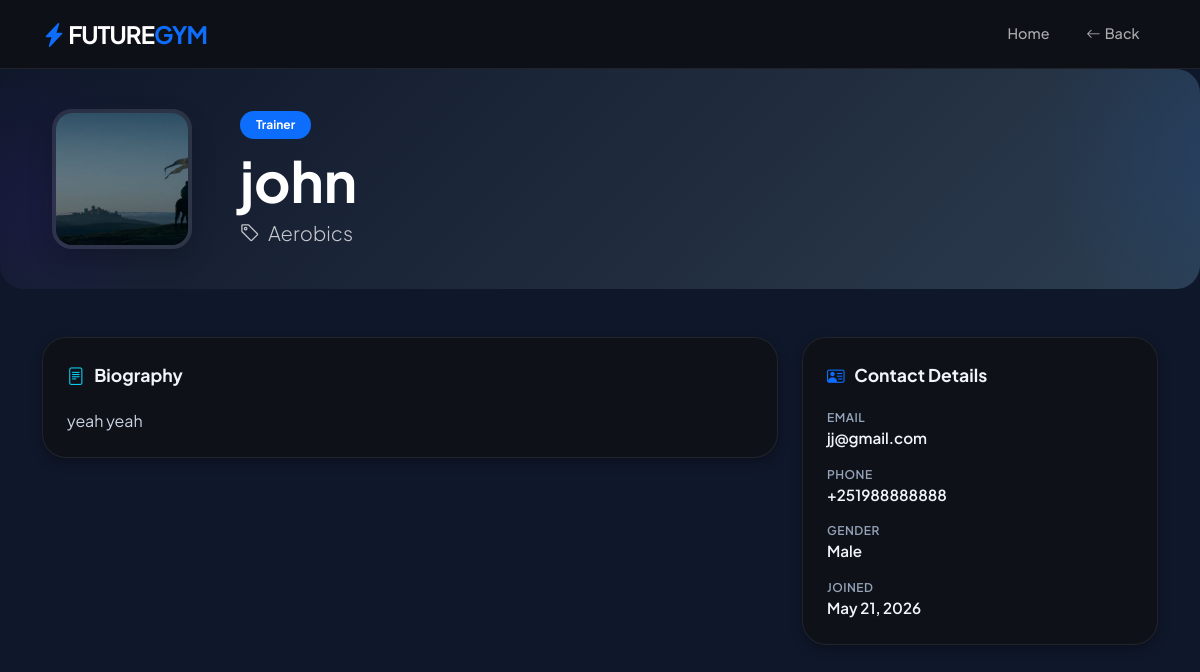
The page /detail/john on the database its author committed.
### news/models.py (models this page shows, shortened)
class names(models.Model):
    ROLE_TRAINER = 'trainer'
    ROLE_TRAINEE = 'trainee'
    ROLE_CHOICES = [
        (ROLE_TRAINER, 'Trainer'),
        (ROLE_TRAINEE, 'Trainee'),
    ]
    GENDER_MALE = 'male'
    GENDER_FEMALE = 'female'
    GENDER_CHOICES = [
        (GENDER_MALE, 'Male'),
        (GENDER_FEMALE, 'Female'),
    ]
    name=models.CharField(max_length=40,null=True)
    email=models.EmailField(max_length=254,null=True,blank=True)
    phone_number=models.CharField(max_length=20,null=True,blank=True)
    detail=models.CharField(max_length=500, blank=True)
    date= models.DateTimeField(auto_now_add=True)
    image=models.ImageField(null=True,blank=True)
    role=models.CharField(max_length=10, choices=ROLE_CHOICES, default=ROLE_TRAINEE)
    gender=models.CharField(max_length=10, choices=GENDER_CHOICES, null=True, blank=True)
    trainer=models.ForeignKey(User,on_delete=models.SET_NULL,related_name='trainees',null=True, blank=True)
    preferred_trainer=models.ForeignKey(User,on_delete=models.SET_NULL,related_name='preferred_by',null=True, blank=True)
    category=models.ForeignKey(Category,on_delete=models.SET_NULL,null=True, blank=True)

class Category(models.Model):
    name=models.CharField(max_length=500)
    description=models.TextField(blank=True, null=True, help_text='Description shown on category catalog pages')

### news/views.py (the view, shortened to what this page needs)
# urls.py: path('detail/<str:name>',detail,name='detail_url'),
def detail(request, name):
    member = get_object_or_404(names, name=name)
    is_admin_or_trainer = request.user.is_authenticated and (
        request.user.is_superuser or (
            hasattr(request.user, 'profile') and request.user.profile.role == UserProfile.ROLE_TRAINER
        )
    )
    is_assigned_trainer = request.user.is_authenticated and (
        member.trainer == request.user
    )
    is_trainee_of_trainer = False
    if request.user.is_authenticated and member.role == names.ROLE_TRAINER:
        trainer_user = User.objects.filter(email=member.email).first()
        if trainer_user:
            is_trainee_of_trainer = names.objects.filter(
                email=request.user.email, role=names.ROLE_TRAINEE, trainer=trainer_user
            ).exists()
    body_metrics = []
    bmi_progress = None
    medical_info = None
    target_user = None
    attendance_logs = []
    if request.user.is_authenticated and (is_assigned_trainer or request.user.is_superuser):
        attendance_logs = AttendanceLog.objects.filter(member=member).select_related('checked_in_by').order_by('-check_in')[:20]
    existing_rating = None
    if is_trainee_of_trainer and member.role == names.ROLE_TRAINER:
        trainee_record = names.objects.filter(email=request.user.email, role=names.ROLE_TRAINEE).first()
        if trainee_record:
            existing_rating = TrainerRating.objects.filter(trainee=trainee_record, trainer=member).first()
    is_viewing_own_profile = False
    trainer_rating_stats = None
    return render(request, 'detail.html', {
        'name': member,
        'is_admin_or_trainer': is_admin_or_trainer,
        'is_assigned_trainer': is_assigned_trainer,
        'is_trainee_of_trainer': is_trainee_of_trainer,
        'is_viewing_own_profile': is_viewing_own_profile,
        'trainer_rating_stats': trainer_rating_stats,
        'existing_rating': existing_rating,
        'body_metrics': body_metrics,
        'bmi_progress': bmi_progress,
        'medical_info': medical_info,
        'attendance_logs': attendance_logs,
    })

### news/templates/detail.html (shortened to what this page needs)
{% extends 'base.html' %}
{% block navbar %}
<nav class="navbar navbar-expand-lg navbar-dark sticky-top">
    <div class="container">
        <a class="navbar-brand fw-bold fs-4" href="{% url 'home_url' %}">
            <i class="bi bi-lightning-charge-fill text-primary"></i> FUTURE<span class="text-primary">GYM</span>
        </a>
        <div class="collapse navbar-collapse" id="navbarNav">
            <ul class="navbar-nav ms-auto align-items-center">
                <li class="nav-item"><a class="nav-link" href="{% url 'home_url' %}">Home</a></li>
                <li class="nav-item"><a class="nav-link" href="javascript:history.back()"><i class="bi bi-arrow-left me-1"></i>Back</a></li>
            </ul>
        </div>
    </div>
</nav>
{% endblock %}
{% block content %}
<header class="gradient-header">
    <div class="container">
        <div class="row align-items-center">
            <div class="col-md-auto mb-3 mb-md-0 text-center text-md-start">
                {% if name.image %}
                    <img src="{{ name.image.url }}" class="profile-img" alt="{{ name.name }}">
                {% else %}
                    <div class="profile-img d-flex align-items-center justify-content-center bg-secondary text-white">
                        <i class="bi bi-person fs-1"></i>
                    </div>
                {% endif %}
            </div>
            <div class="col-md ms-md-4 text-center text-md-start">
                <span class="badge bg-primary px-3 py-2 mb-2 rounded-pill">
                    {% if name.role == 'trainer' %}Trainer{% else %}Trainee{% endif %}
                </span>
                <h1 class="display-4 fw-bold mb-1">{{ name.name }}</h1>
                <p class="lead opacity-75 mb-0">
                    <i class="bi bi-tag me-2"></i>{{ name.category.name|default:'No Category' }}
                </p>
            </div>
        </div>
    </div>
</header>
<main class="container py-3">
    <div class="row">
        <div class="col-lg-4 order-lg-2">
            <div class="glass-card mb-4 fade-in fade-in-delay-1">
                <div class="section-title">
                    <i class="bi bi-person-vcard text-primary"></i> Contact Details
                </div>
                <div class="mb-3">
                    <div class="info-label">Email</div>
                    <div class="info-value">{{ name.email|default:'—' }}</div>
                </div>
                <div class="mb-3">
                    <div class="info-label">Phone</div>
                    <div class="info-value">{{ name.phone_number|default:'—' }}</div>
                </div>
                <div class="mb-3">
                    <div class="info-label">Gender</div>
                    <div class="info-value">{{ name.get_gender_display|default:'—' }}</div>
                </div>
                <div>
                    <div class="info-label">Joined</div>
                    <div class="info-value">{{ name.date|date:"M d, Y" }}</div>
                </div>
            </div>
        </div>
        <div class="col-lg-8 order-lg-1">
            <div class="glass-card mb-4 fade-in fade-in-delay-1">
                <div class="section-title">
                    <i class="bi bi-file-text text-info"></i> Biography
                </div>
                <p class="mb-0" style="color: #cbd5e1;">{{ name.detail|default:'No biography available.' }}</p>
            </div>
        </div>
    </div>
</main>
{% endblock %}

### news/templates/base.html (style rules this page uses)
:root { --gym-blue: #0d6efd; --gym-purple: #6610f2; --gym-gradient: linear-gradient(135deg, #0d6efd 0%, #6610f2 100%); --gym-gradient-reverse: linear-gradient(135deg, #6610f2 0%, #0d6efd 100%); --gym-bg: #0f172a; --dark-glass: rgba(15, 17, 22, 0.92); --glass-border: rgba(255, 255, 255, 0.08); --card-shadow: 0 4px 12px rgba(0,0,0,0.3); --card-shadow-hover: 0 20px 30px -8px rgba(0,0,0,0.4), 0 8px 12px -6px rgba(0,0,0,0.2); --text-primary: #f1f5f9; --text-muted: #94a3b8; --radius-sm: 10px; --radius-md: 16px; --radius-lg: 24px; --bg-image: url('https://images.unsplash.com/photo-1517838277536-f5f99be501cd?auto=format&fit=crop&w=1920&q=80'); }
html { background-color: #0f172a !important; }
body { font-family: 'Plus Jakarta Sans', sans-serif; background: linear-gradient(rgba(15, 23, 42, 0.93), rgba(15, 23, 42, 0.93)), var(--bg-image) no-repeat center center fixed; background-size: cover; background-color: #0f172a !important; color: var(--text-primary); overflow-x: hidden; scroll-behavior: smooth; min-height: 100vh; }
.navbar { background: var(--dark-glass) !important; backdrop-filter: blur(20px) !important; -webkit-backdrop-filter: blur(20px) !important; border-bottom: 1px solid var(--glass-border); z-index: 1050; padding: 0.7rem 0; }
.navbar-brand { font-weight: 800; letter-spacing: -1px; font-size: 1.4rem; }
.nav-link { font-weight: 500; color: rgba(255,255,255,0.65) !important; transition: all 0.25s ease; margin: 0 4px; border-radius: var(--radius-sm); padding: 0.45rem 0.9rem !important; font-size: 0.9rem; }
.glass-card { background: rgba(15, 17, 22, 0.85); backdrop-filter: blur(14px); -webkit-backdrop-filter: blur(14px); border-radius: var(--radius-lg); border: 1px solid var(--glass-border); padding: 1.5rem; box-shadow: var(--card-shadow); transition: all 0.35s cubic-bezier(0.165, 0.84, 0.44, 1); color: var(--text-primary); }
.gradient-header { background: linear-gradient(135deg, #0f172a 0%, #1e293b 50%, #2c3e50 100%); color: white; border-radius: var(--radius-lg); padding: 2.5rem; margin-bottom: 2rem; position: relative; overflow: hidden; }
.gradient-header::before { content: ''; position: absolute; top: -50%; right: -20%; width: 400px; height: 400px; background: radial-gradient(circle, rgba(13,110,253,0.12) 0%, transparent 70%); border-radius: 50%; }
.gradient-header::after { content: ''; position: absolute; bottom: -30%; left: -10%; width: 300px; height: 300px; background: radial-gradient(circle, rgba(102,16,242,0.08) 0%, transparent 70%); border-radius: 50%; }
.gradient-header > * { position: relative; z-index: 1; }
.section-title { font-size: 1.1rem; font-weight: 700; color: var(--text-primary); margin-bottom: 1.25rem; display: flex; align-items: center; gap: 0.6rem; }
.fade-in { opacity: 0; transform: translateY(24px); animation: fadeInUp 0.6s ease forwards; }
.fade-in-delay-1 { animation-delay: 0.1s; }

### news/templates/detail.html (style rules this page uses)
.profile-img { width: 140px; height: 140px; object-fit: cover; border-radius: 20px; border: 4px solid rgba(255,255,255,0.1); box-shadow: 0 10px 25px rgba(0,0,0,0.2); }
.info-label { font-size: 0.75rem; color: #94a3b8; font-weight: 600; text-transform: uppercase; letter-spacing: 0.5px; }
.info-value { font-size: 0.95rem; font-weight: 600; color: #f1f5f9; }

### rows shown on the page
names: image (picture), name "john", category.name "Aerobics", email "jj@gmail.com", phone_number "+251988888888", gender "Male", date "May 21, 2026", detail "yeah yeah"
